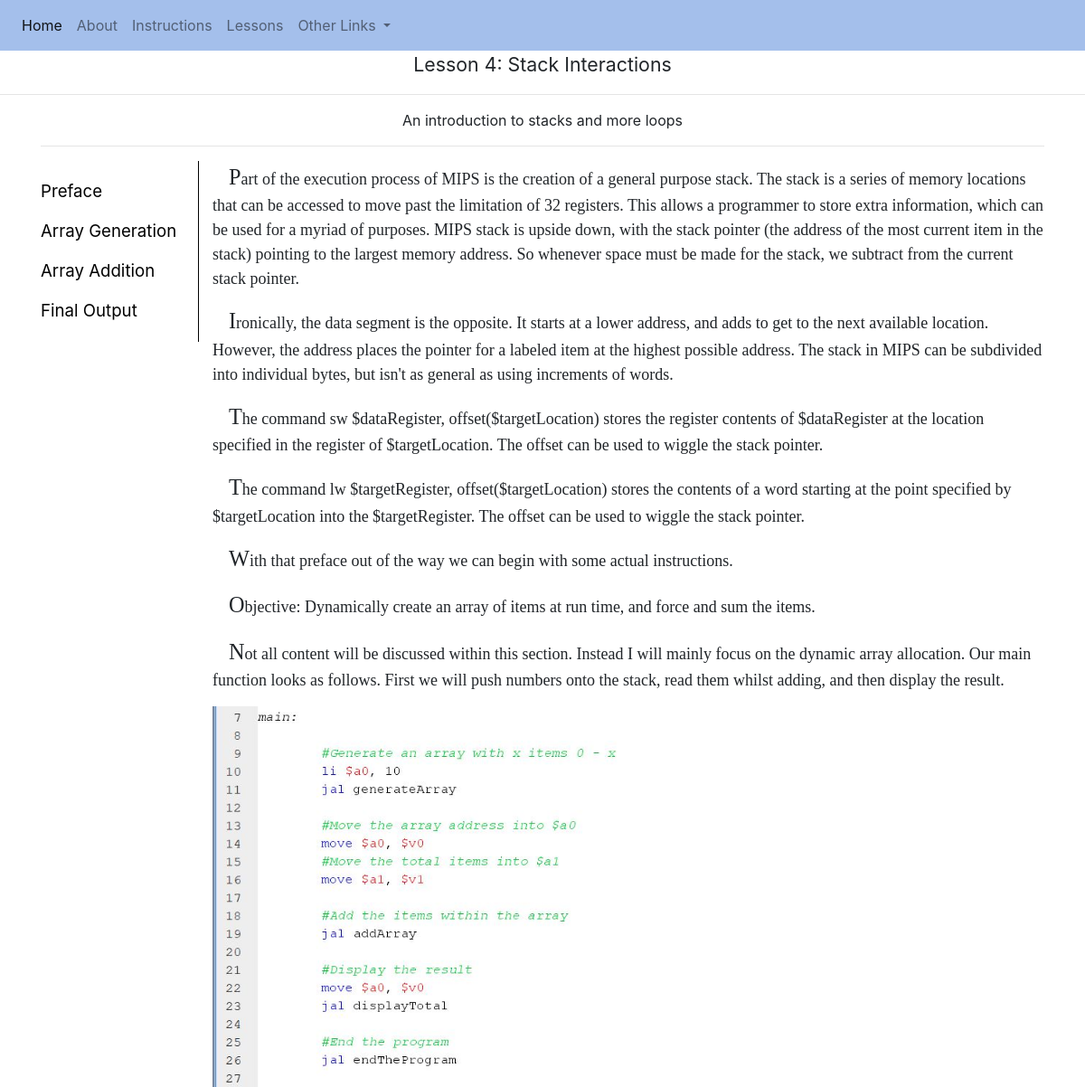
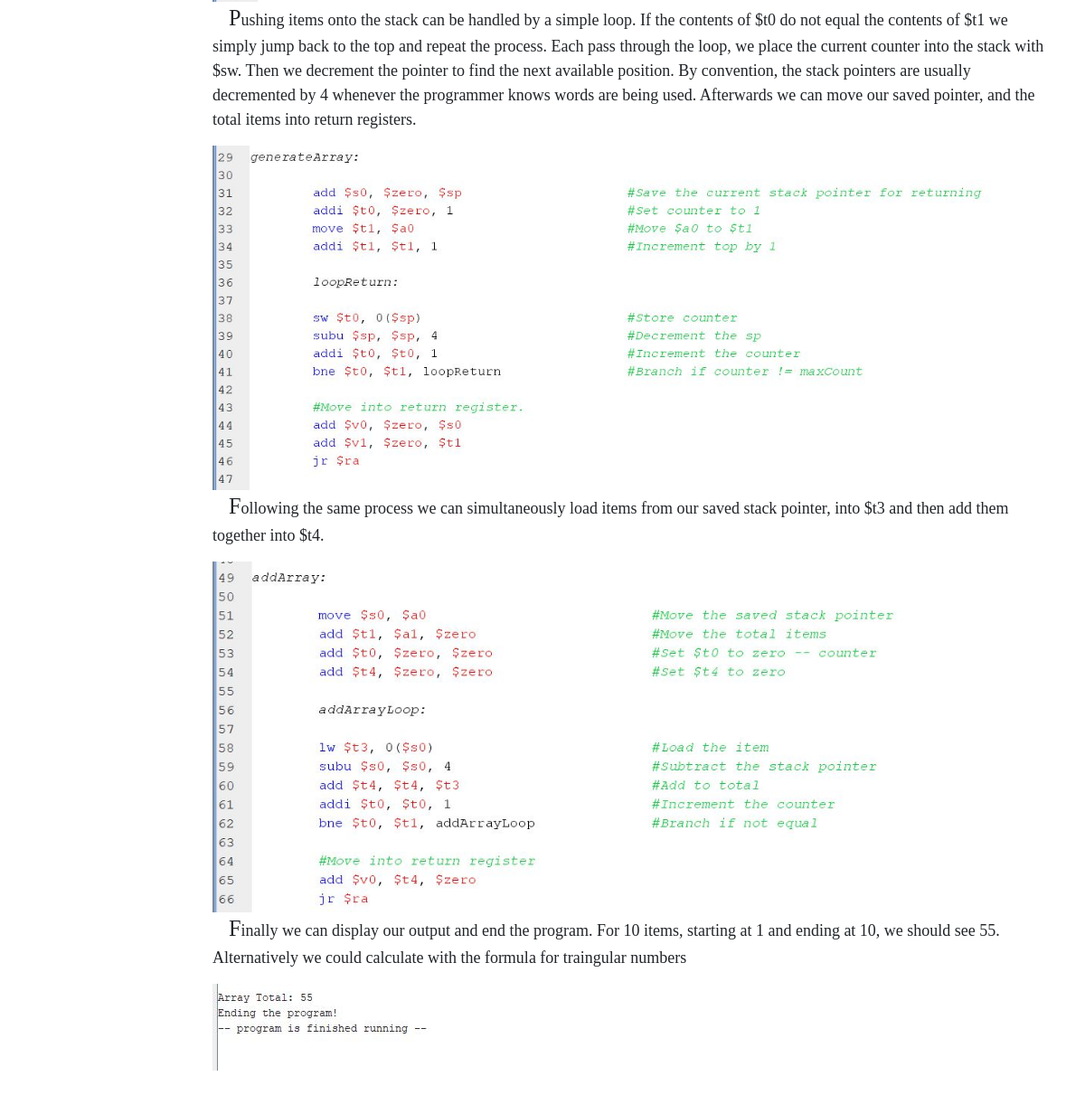
The app's page /lesson/4 with its own data (2 pictures, top to bottom).
### mips/models.py (models this page shows)
class Lesson(models.Model):
	lesson_number = models.IntegerField(primary_key=True)
	created = models.DateTimeField(auto_now_add=True)
	lesson_preface = models.TextField(default="")
	lesson_name = models.CharField(max_length=50, default="")
	lesson_main_image = models.CharField(max_length=150, default="")
	associated_file = models.CharField(max_length=150, blank=True)
	class Meta:
		verbose_name = "Lesson"
		verbose_name_plural = "Lessons"

class LessonNavigation(models.Model):
	anchorName = models.CharField(max_length = 75)
	anchorID = models.CharField(max_length = 75)
	lessonParagraph = models.ForeignKey(LessonParagraph, on_delete=models.CASCADE, null=True)
	class Meta:
		verbose_name = "Lesson Navigation"
		verbose_name_plural = "Lesson Navigations"

class LessonParagraph(models.Model):
	lesson = models.ForeignKey(Lesson, on_delete=models.CASCADE)
	paragraph = models.TextField()
	ordering = models.IntegerField(default=0)
	class Meta:
		verbose_name = "Lesson Paragraph"
		verbose_name_plural = "Lesson Paragraphs"

class LessonParagraphImage(models.Model):
	lesson_paragraph = models.ForeignKey(LessonParagraph, on_delete=models.CASCADE)
	filepath = models.CharField(max_length=150)
	class Meta:
		verbose_name = "Lesson Paragraph Image"
		verbose_name_plural = "Lesson Paragraph Images"

### mips/views.py (the view)
# urls.py: path('lesson/<int:lesson_number>', general_lesson, name="general_lesson"),
def general_lesson(request, lesson_number):
	lesson_obj = get_object_or_404(Lesson, lesson_number=lesson_number)
	paragraph_dict, side_navigation_ids, side_navigation_names, img_paragraph_dict = get_lesson_data(lesson_number)
	paragraph_list = convert_ordered_dict_to_list(paragraph_dict)
	lesson_name = lesson_obj.lesson_name
	preface = lesson_obj.lesson_preface
	associated_filepath = lesson_obj.associated_file
	if associated_filepath:
		associated_filepath = "mips/static/" + associated_filepath
		associated_file_data = grab_file_string(associated_filepath)
	else:
		associated_file_data = False
	main_content_img = lesson_obj.lesson_main_image
	context = {
	"lesson_number": lesson_number,
	"lesson_name": lesson_name,
	"preface": preface,
	"main_content_img": main_content_img,
	"article_paragraphs": paragraph_list,
	"img_paragraph_dict": img_paragraph_dict,
	"side_navigation_ids": side_navigation_ids,
	"side_navigation_names": side_navigation_names,
	"associated_file_data": associated_file_data
	}
	return render(request, "mips/lesson-general.html", context)

### mips/views.py (called while the page is built)
def convert_ordered_dict_to_list(ordered_dict):
	resulting_list = []
	counter = 0
	while counter < len(ordered_dict.keys()):
		if counter not in ordered_dict.keys():
			break
		resulting_list.append(ordered_dict[counter])
		counter += 1
	return resulting_list

def grab_file_string(filepath):
	file_string = ""
	try:
		with open(filepath, "r+") as read_file:
			for line in read_file:
				file_string += line
	except FileNotFoundError:
		pass
	return file_string

### mips/templates/mips/lesson-general.html (shortened to what this page needs)
{% load static %}
<html>
<head>
	<link rel="stylesheet" href="https://stackpath.bootstrapcdn.com/bootstrap/4.3.1/css/bootstrap.min.css">
	<link rel="stylesheet" href="{% static 'mips/css/css.css' %}">
</head>
<body>
	{% include 'mips/navigation.html' %}
	{% if lesson_name %}
		<p class="text-center assignment_title">Lesson {{lesson_number}}: {{lesson_name}}</p>
	{% else %}
		<p class="text-center assignment_title">Lesson {{lesson_number}}</p>
	{% endif %}
	<hr>
	<article>
	<div class="container">
	{% if preface %}
		<p class="text-center">{{preface}}</p>
	{% endif %}
	<hr>
	<div class="row">
		<div class="col-lg-2 col-md-3 col-sm-3 col-xs-12 lesson-side-bar-nav">
			{% for key, id_name in side_navigation_ids.items %}
				<p><a class="li-side-bar-anchor" href="#{{id_name}}">{% for sub_key, nav_name in side_navigation_names.items %}{% if key == sub_key %}{{nav_name}}{% endif %}{% endfor %}</a></p>
			{% endfor %}
		</div>
		<div class="col-lg-10 col-md-9 col-sm-9 col-xs-12">
		{% for paragraph in article_paragraphs %}
			<p class="lesson-p" id="{% for key, id_name in side_navigation_ids.items %}{% if forloop.parentloop.counter0 == key %}{{id_name}}{% endif %}{% endfor %}">{{paragraph}}</p>
			{% for key, image_name in img_paragraph_dict.items %}
				{% if forloop.parentloop.counter0 == key %}
					<img style="" class="img-fluid" src = "{% static image_name %}">
				{% endif %}
			{% endfor %}
		{% endfor %}
		</div>
	</div>
	</div>
	</article>
</body>
</html>

### mips/static/mips/css/css.css (style rules this page uses)
.lesson-p { font-size: 18px; font-family: "Times New Roman"; text-indent: 1em; margin-bottom: 15px }
.lesson-p::first-letter { font-size: 135%; }
.lesson-side-bar-nav { border-right: 1px solid black; position: -webkit-sticky; position: sticky; top: 0px; height: 200px !important; padding-top:20px; }
.li-side-bar-anchor { color: black; font-size: 14pt; }
.assignment_title { font-size: 16pt; }

### records on screen
Lesson: lesson_name "Stack Interactions", lesson_preface "An introduction to stacks and more loops"
LessonNavigation: side_navigation_names "Preface"
LessonNavigation: side_navigation_names "Array Generation"
LessonNavigation: side_navigation_names "Array Addition"
LessonNavigation: side_navigation_names "Final Output"
LessonParagraph: article_paragraphs "Part of the execution process of MIPS is the creation of a general purpose stack. The stack is a series of memory locations that can be accessed to move past the limitation of 32 registers. This allows a programmer to store extra information, which can be used for a myriad of purposes. MIPS stack is upside down, with the stack pointer (the address of the most current item in the stack) pointing to the largest memory address. So whenever space must be made for the stack, we subtract from the current stack pointer."
LessonParagraph: article_paragraphs "Ironically, the data segment is the opposite. It starts at a lower address, and adds to get to the next available location. However, the address places the pointer for a labeled item at the highest possible address. The stack in MIPS can be subdivided into individual bytes, but isn't as general as using increments of words."
LessonParagraph: article_paragraphs "The command sw $dataRegister, offset($targetLocation) stores the register contents of $dataRegister at the location specified in the register of $targetLocation. The offset can be used to wiggle the stack pointer."
LessonParagraph: article_paragraphs "The command lw $targetRegister, offset($targetLocation) stores the contents of a word starting at the point specified by $targetLocation into the $targetRegister. The offset can be used to wiggle the stack pointer."
LessonParagraph: article_paragraphs "With that preface out of the way we can begin with some actual instructions."
LessonParagraph: article_paragraphs "Objective: Dynamically create an array of items at run time, and force and sum the items."
LessonParagraph: article_paragraphs "Not all content will be discussed within this section. Instead I will mainly focus on the dynamic array allocation. Our main function looks as follows. First we will push numbers onto the stack, read them whilst adding, and then display the result."
LessonParagraphImage: filepath (picture)
LessonParagraph: article_paragraphs "Pushing items onto the stack can be handled by a simple loop. If the contents of $t0 do not equal the contents of $t1 we simply jump back to the top and repeat the process. Each pass through the loop, we place the current counter into the stack with $sw. Then we decrement the pointer to find the next available position. By convention, the stack pointers are usually decremented by 4 whenever the programmer knows words are being used. Afterwards we can move our saved pointer, and the total items into return registers."
LessonParagraphImage: filepath (picture)
LessonParagraph: article_paragraphs "Following the same process we can simultaneously load items from our saved stack pointer, into $t3 and then add them together into $t4."
LessonParagraphImage: filepath (picture)
LessonParagraph: article_paragraphs "Finally we can display our output and end the program. For 10 items, starting at 1 and ending at 10, we should see 55. Alternatively we could calculate with the formula for traingular numbers"
LessonParagraphImage: filepath (picture)

### other values on screen
{{ lesson_number }} "4"
